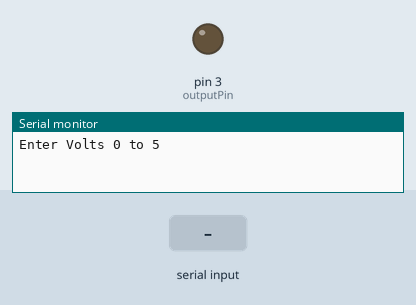
Bench run of a sketch on a simulated Arduino Uno, built with avr-gcc and run on an emulated ATmega328P. Parts: output pins drawn as LEDs (lit = HIGH), the last lines printed to the serial monitor. The test bench sets the inputs (shaded band).

Above: at 1.2 s.
1.3 s: "90,45\n" received over Serial
At 2.1 s:
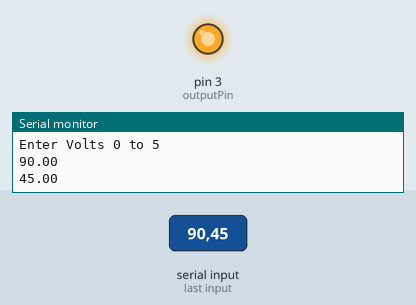
3.8 s: "30,150\n" received over Serial
At 6.1 s:
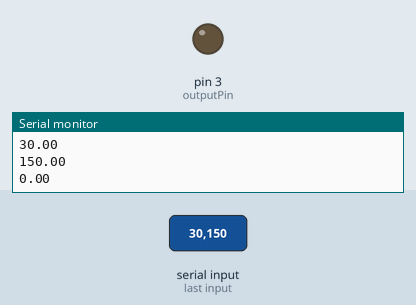
Timing chart, 0 to 7.6 s (numbered marks = the images above; inputs shaded):
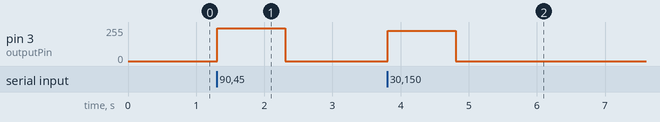

The sketch:

17_analog_output.ino
```cpp
const int outputPin = 3;

void setup()
{
    pinMode(outputPin, OUTPUT);

    analogWrite(outputPin, 0);

    Serial.begin(9600);
    Serial.println();

    Serial.println("Enter Volts 0 to 5");
}

void loop()
{
    if (Serial.available() > 0)
    {
        float volts = Serial.parseFloat();
        Serial.println(volts);
        int pwmValue = volts * 255.0 / 5.0;
        analogWrite(outputPin, pwmValue);
    }
}
```

Measured:
- after the input at 1.3 s, pin 3 (outputPin): 0/255 → 247/255 at once, → 0/255 1.0 s later
- after the input at 3.8 s, pin 3 (outputPin): 0/255 → 226/255 at once, → 0/255 1.0 s later
